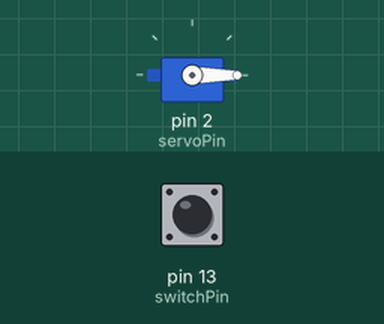
Simulated run of this sketch. Board: Arduino Uno, built with avr-gcc and run on an emulated ATmega328P. Parts: servo. Inputs (shaded band) come from the test bench; at power-on: pin 13 (switchPin) HIGH.

Above: at 1.4 s.
1.5 s: pin 13 (switchPin) pulled LOW for 0.35 s
At 1.8 s:
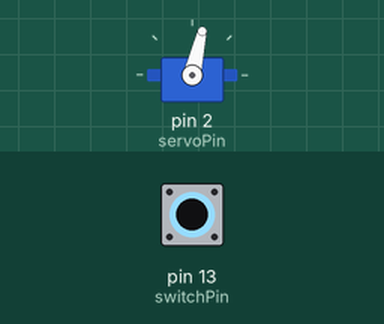
3.6 s: pin 13 (switchPin) pulled LOW for 3.2 s
At 7.2 s:
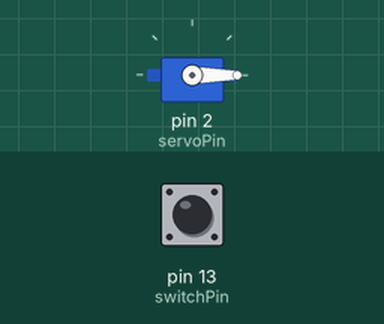
Timing chart, 0 to 8.7 s (numbered marks = the images above; inputs shaded):
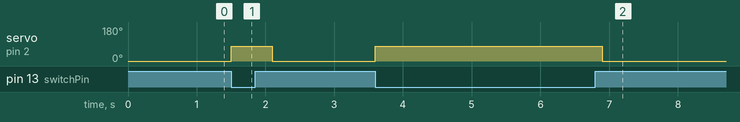

Measured:
- after the input at 1.5 s, servo on pin 2 (servoPin): 0° → 77° at once, → 0° 0.60 s later
- after the input at 3.6 s, servo on pin 2 (servoPin): 0° → 77° at once, → 0° 3.3 s later

The sketch:

sketch_jan20a.ino
```cpp
#include <Servo.h>

const int switchPin = 13;
const int servoPin = 2;
Servo servo;

void setup()
{
  pinMode(switchPin, INPUT_PULLUP);
  servo.attach(servoPin);
}

void loop()
{
  if (digitalRead(switchPin))
  {
    servo.write(0);
  }
  else
  {
    servo.write(77);
  }

  delay(300);
}
```
